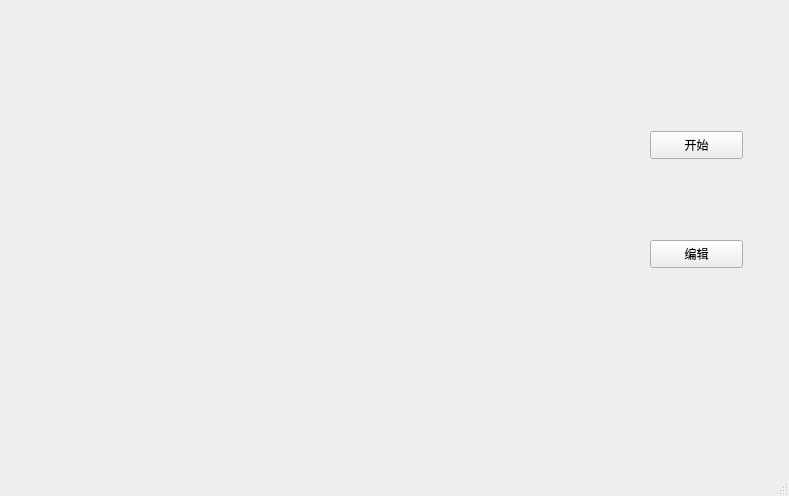
<?xml version="1.0" encoding="UTF-8"?>
<ui version="4.0">
 <class>MainWindow</class>
 <widget class="QMainWindow" name="MainWindow">
  <property name="geometry">
   <rect>
    <x>0</x>
    <y>0</y>
    <width>789</width>
    <height>496</height>
   </rect>
  </property>
  <property name="windowTitle">
   <string>MainWindow</string>
  </property>
  <widget class="QWidget" name="centralWidget">
   <widget class="QPushButton" name="butEdit">
    <property name="geometry">
     <rect>
      <x>650</x>
      <y>240</y>
      <width>93</width>
      <height>28</height>
     </rect>
    </property>
    <property name="text">
     <string>编辑</string>
    </property>
   </widget>
   <widget class="QLabel" name="labPic">
    <property name="geometry">
     <rect>
      <x>41</x>
      <y>24</y>
      <width>541</width>
      <height>381</height>
     </rect>
    </property>
    <property name="text">
     <string/>
    </property>
   </widget>
   <widget class="QPushButton" name="butStart">
    <property name="geometry">
     <rect>
      <x>650</x>
      <y>131</y>
      <width>93</width>
      <height>28</height>
     </rect>
    </property>
    <property name="text">
     <string>开始</string>
    </property>
   </widget>
  </widget>
  <widget class="QStatusBar" name="statusBar"/>
 </widget>
 <layoutdefault spacing="6" margin="11"/>
 <resources/>
 <connections/>
</ui>
